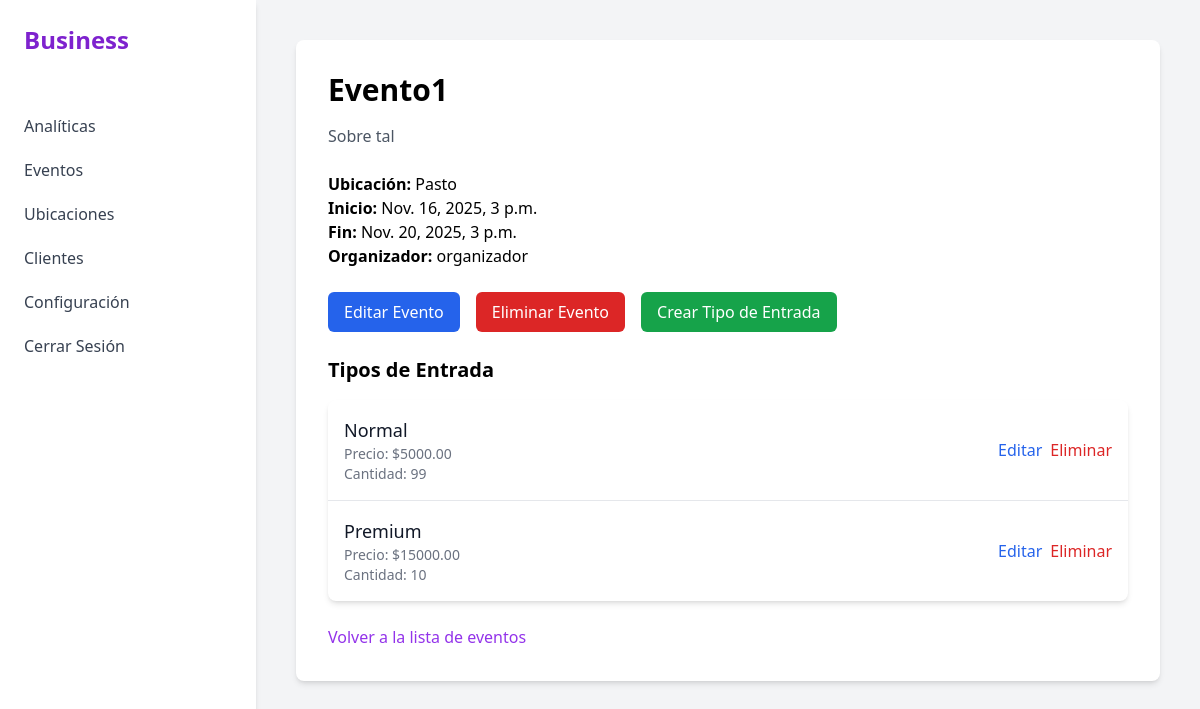
The app's page /events/1/ (signed in), older data.
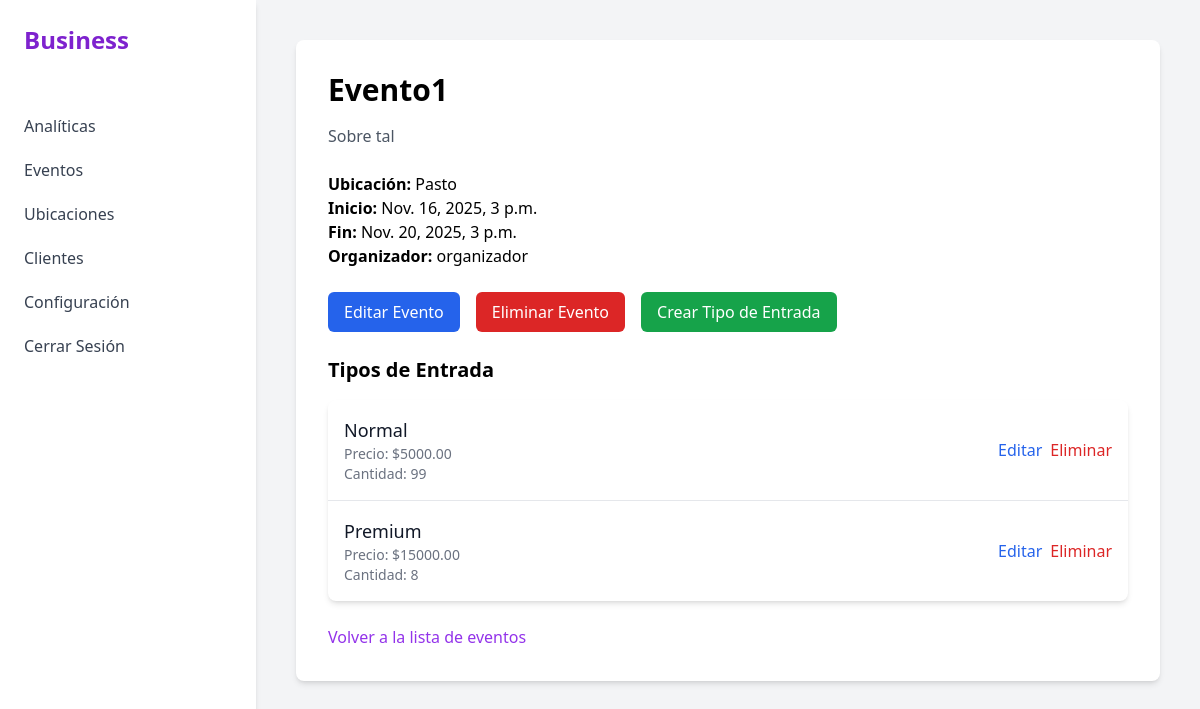
The same page, newer data.
### events/models.py (models this page shows, shortened)
class TicketType(models.Model):
    name = models.CharField(max_length=100)
    price = models.DecimalField(max_digits=10, decimal_places=2)
    quantity = models.PositiveIntegerField()
    event = models.ForeignKey(Event, on_delete=models.CASCADE)
    event: "Event"

### events/views.py (the view)
# urls.py: path('<int:pk>/', EventDetailView.as_view(), name='event-detail'),
class EventDetailView(DetailView):
    model = Event
    template_name = 'events/event_detail.html'
    def get_context_data(self, **kwargs):
        context = super().get_context_data(**kwargs)
        if self.request.user.is_authenticated:
            user_tickets = Ticket.objects.filter(
                attendee=self.request.user,
                ticket_type__event=self.object
            )
            context['user_tickets'] = user_tickets
        return context

### templates/events/event_detail.html (shortened to what this page needs)
{% extends 'base.html' %}
{% block content %}
<div class="p-8 bg-white rounded-lg shadow-md">
    <h1 class="text-3xl font-bold">{{ event.title }}</h1>
    <p class="mt-4 text-gray-600">{{ event.description }}</p>
    <div class="mt-6">
        <p><strong>Ubicación:</strong> {{ event.location.name }}</p>
        <p><strong>Inicio:</strong> {{ event.start_time }}</p>
        <p><strong>Fin:</strong> {{ event.end_time }}</p>
        <p><strong>Organizador:</strong> {{ event.organizer.username }}</p>
    </div>
    {% if user.is_authenticated and user.userprofile.role == 'organizer' and user == event.organizer %}
        <div class="flex mt-6 space-x-4">
            <a href="{% url 'events:event-update' event.pk %}" class="px-4 py-2 font-medium text-white bg-blue-600 rounded-md hover:bg-blue-700">Editar Evento</a>
            <a href="{% url 'events:event-delete' event.pk %}" class="px-4 py-2 font-medium text-white bg-red-600 rounded-md hover:bg-red-700">Eliminar Evento</a>
            <a href="{% url 'events:ticket-type-create' event.pk %}" class="px-4 py-2 font-medium text-white bg-green-600 rounded-md hover:bg-green-700">Crear Tipo de Entrada</a>
        </div>
        <div class="mt-6">
            <h2 class="text-xl font-bold">Tipos de Entrada</h2>
            <ul class="mt-4 bg-white shadow-md rounded-lg divide-y divide-gray-200">
                {% for ticket_type in event.tickettype_set.all %}
                    <li class="p-4 flex justify-between items-center">
                        <div>
                            <p class="text-lg font-medium text-gray-900">{{ ticket_type.name }}</p>
                            <p class="text-sm text-gray-500">Precio: ${{ ticket_type.price }}</p>
                            <p class="text-sm text-gray-500">Cantidad: {{ ticket_type.quantity }}</p>
                        </div>
                        <div class="flex space-x-2">
                            <a href="{% url 'events:ticket-type-update' ticket_type.pk %}" class="font-medium text-blue-600 hover:text-blue-500">Editar</a>
                            <a href="{% url 'events:ticket-type-delete' ticket_type.pk %}" class="font-medium text-red-600 hover:text-red-500">Eliminar</a>
                        </div>
                    </li>
                {% empty %}
                    <li class="p-4 text-gray-500">No hay tipos de entrada creados para este evento.</li>
                {% endfor %}
            </ul>
        </div>
    {% endif %}
    <div class="mt-6">
        <a href="{% url 'events:event-list' %}" class="font-medium text-purple-600 hover:text-purple-500">Volver a la lista de eventos</a>
    </div>
</div>
{% endblock %}

Row changes from the older to the newer data that the page shows:
changed TicketType "Premium": quantity "10" → "8"
